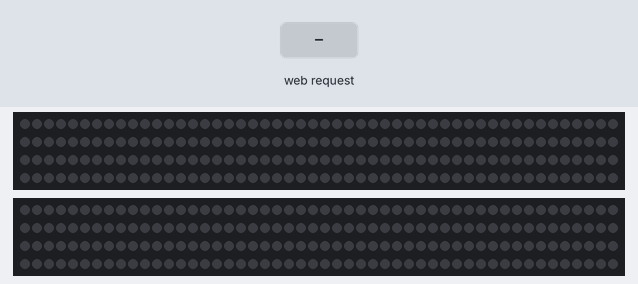
The sketch below on a simulated ESP32. Parts: 2 × 200 RGB LEDs in strip order, left to right, continuing on the next row. The test bench sets the inputs (shaded band). Dim RGB values are drawn brighter than linear; WiFi joins after 1.5 s; servers stay silent unless stated.

Above: at 4.7 s.
4.8 s: HTTP request GET /ruler received
At 6.0 s:
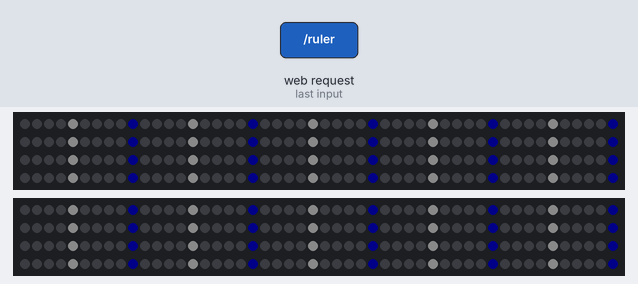
6.3 s: HTTP request GET /leds received
At 7.3 s:
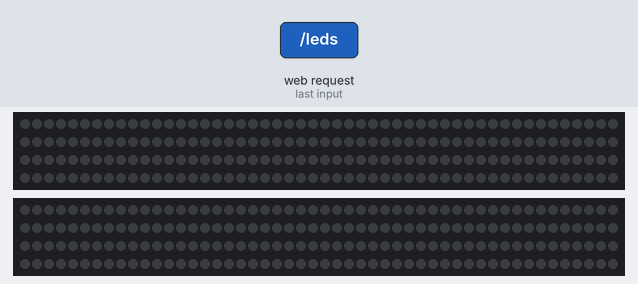
7.8 s: HTTP request GET /ruler?leds=1 received
At 8.4 s:
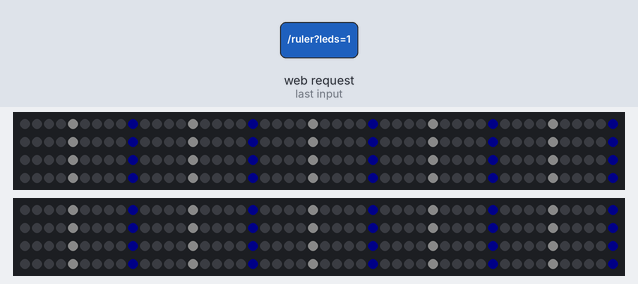
Timing chart, 0 to 10.8 s (numbered marks = the images above; inputs shaded):
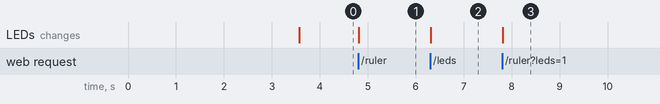

Measured:
- after the input at 4.8 s, the LEDs: change at once (image 1)
- after the input at 6.3 s, the LEDs: change at once (image 2)
- after the input at 7.8 s, the LEDs: change at once (image 3)

The sketch:

NanoServer.ino
```cpp
#include <WiFi.h>
#include <WebServer.h>
#include <FastLED.h>

/* ===================== CONFIG ===================== */

#define LED_TYPE WS2812B
#define COLOR_ORDER GRB

#define LED_PIN1 2
#define LED_PIN2 3

#define NUM_LEDS 200
#define NUM_STRIPS 2

#define WIFI_SSID "********"
#define WIFI_PASSWORD "********"

#define LED_WATCHDOG_TIMEOUT_MS (5 * 60 * 1000UL)

/* ===================== LEDS ===================== */

CRGB leds[NUM_STRIPS][NUM_LEDS];

/* ===================== LED WATCHDOG ===================== */

uint32_t ledWatchdogLastKick = 0;

void ledWatchdogKick() {
  ledWatchdogLastKick = millis();
}

void ledWatchdogClear() {
  ledWatchdogLastKick = 0;
}

void ledWatchdogCheck() {
  if (!ledWatchdogLastKick) return;

  if ((uint32_t)(millis() - ledWatchdogLastKick) >= LED_WATCHDOG_TIMEOUT_MS) {
    FastLED.clear(true);
    ledWatchdogClear();
  }
}

/* ===================== WEB SERVER ===================== */

WebServer server(80);

/* ===================== UTILS ===================== */

bool parseColor(const String& s, uint8_t& r, uint8_t& g, uint8_t& b) {
  int ri, gi, bi;
  if (sscanf(s.c_str(), "%d,%d,%d", &ri, &gi, &bi) != 3) return false;
  r = constrain(ri, 0, 255);
  g = constrain(gi, 0, 255);
  b = constrain(bi, 0, 255);
  return true;
}

/* ===================== LED LOGIC ===================== */

void runAnimation() {
  for (int pass = 0; pass < 2; pass++) {
    for (int strip = 0; strip < NUM_STRIPS; strip++) {
      int s = pass ? (NUM_STRIPS - 1) - strip : strip;
      for (int i = 0; i < NUM_LEDS; i++) {
        if (i % 5 == 0) {
          FastLED.clear();
          leds[s][pass ? (NUM_LEDS - 1 - i) : i] = CRGB::DarkOrange;
          FastLED.show();
          yield();
        }
      }
    }
  }
  FastLED.clear(true);
  ledWatchdogClear();
}

/* ===================== HTTP HANDLERS ===================== */

void onServerEventLeds() {
  uint8_t r, g, b;

  ledWatchdogClear();
  if (!server.hasArg("leds") || server.arg("color") == "0,0,0" || !parseColor(server.arg("color"), r, g, b)) {
    FastLED.clear(true);
  } else {
    const String& s = server.arg("leds");
    char buf[s.length() + 1];
    s.toCharArray(buf, sizeof(buf));

    char* save;
    char* tok = strtok_r(buf, ",", &save);

    if (!(server.arg("noreset") && server.arg("noreset") == "1")) {
      FastLED.clear();
    }
    while (tok) {
      int pos = atoi(tok);
      if (pos >= 1 && pos <= NUM_STRIPS * NUM_LEDS) {
        pos--;
        leds[pos / NUM_LEDS][pos % NUM_LEDS].setRGB(r, g, b);
      }
      tok = strtok_r(NULL, ",", &save);
    }
    FastLED.show();
    ledWatchdogKick();
  }

  server.send(200);
}

void onServerEventRuler() {
  ledWatchdogClear();
  if (server.hasArg("reset") && server.arg("reset") == "1") {
    FastLED.clear(true);
  } else {
    FastLED.clear();
    for (uint8_t strip = 0; strip < NUM_STRIPS; strip++) {
      for (int i = 1; i <= NUM_LEDS; i++) {
        if (i % 10 == 0)
          leds[strip][i - 1] = CRGB::Blue;
        else if (i % 5 == 0)
          leds[strip][i - 1] = CRGB::White;
      }
    }
    FastLED.show();
  }
  server.send(200);
}

/* ===================== SETUP / LOOP ===================== */

void setup() {
  WiFi.begin(WIFI_SSID, WIFI_PASSWORD);
  while (WiFi.status() != WL_CONNECTED) {
    delay(200);
  }

  FastLED.addLeds<LED_TYPE, LED_PIN1, COLOR_ORDER>(leds[0], NUM_LEDS);
  FastLED.addLeds<LED_TYPE, LED_PIN2, COLOR_ORDER>(leds[1], NUM_LEDS);
  FastLED.setBrightness(10);

  server.on("/leds", HTTP_GET, onServerEventLeds);
  server.on("/ruler", HTTP_GET, onServerEventRuler);
  server.begin();

  runAnimation();
}

void loop() {
  server.handleClient();
  ledWatchdogCheck();
}
```
